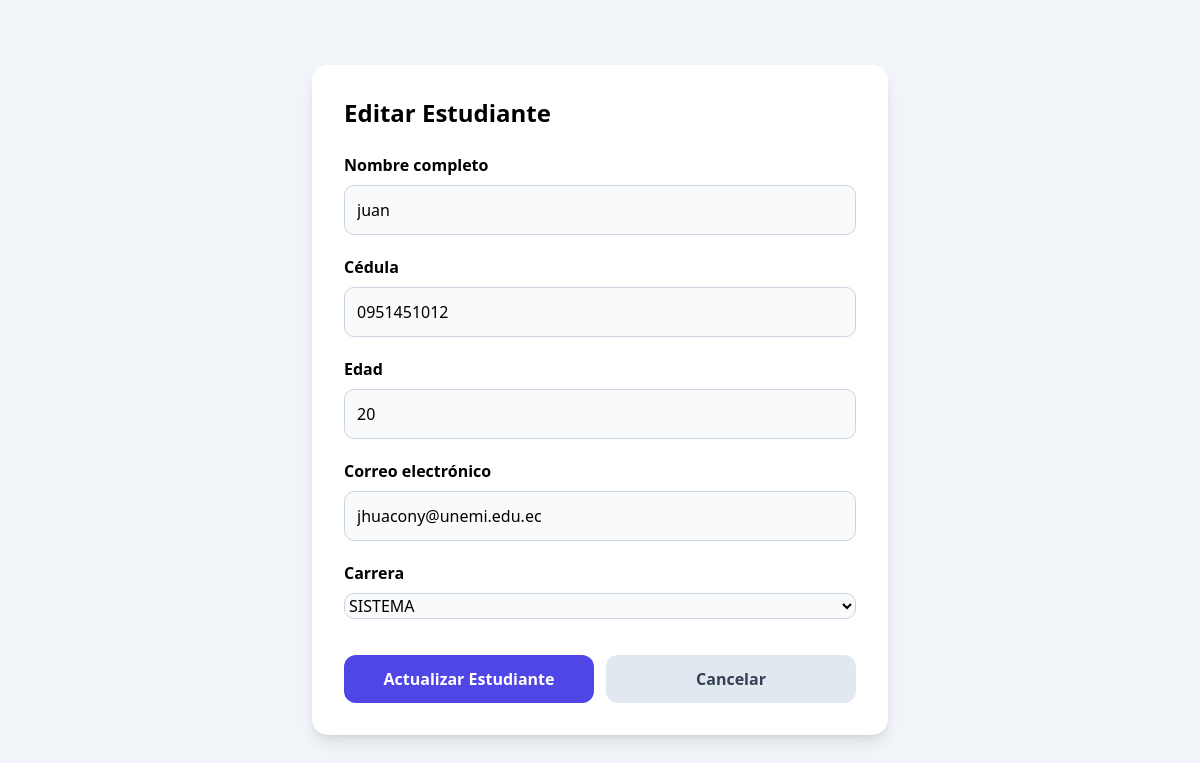
/editar_estudiantes/1/, run on the app's committed database.
### estudiantes/models.py (models this page shows, shortened)
class Estudiante(models.Model):
    CARRERAS = (
        (1, 'SISTEMA'),
        (2, 'INDUSTRIAL'),
        (3, 'CIVIL'),
        (4, 'ADMINISTRACION'),
        (5, 'MEDICINA'),
        (6, 'OTROS'),
    )
    ESTADOS=[(True,'ACTIVO'),(False, 'INACTIVO')]
    nombre = models.CharField(max_length=100)
    cedula = models.CharField(max_length=10, blank=True, null=True)
    edad = models.IntegerField(default=0, blank=True, null=True)
    email = models.EmailField(blank=True, null=True)
    estado = models.BooleanField(choices=ESTADOS, default=True, null=True)
    carrera = models.IntegerField(choices=CARRERAS, null=True)

### estudiantes/views.py (the view)
# urls.py: path("editar_estudiantes/<int:id>/", views.editar_estudiantes, name="editar_estudiantes"),
def editar_estudiantes(request, id):
    estudiante = get_object_or_404(Estudiante, id=id)
    if request.method == "POST":
        formulario = EstudianteForm(request.POST, instance=estudiante)
        if formulario.is_valid():
            formulario.save()
            messages.success(request, "Los datos del estudiante se actualizaron correctamente.")
            return redirect("listar_estudiantes")
    else:
        formulario = EstudianteForm(instance=estudiante)
    return render(
        request,
        "estudiantes/editar_estudiantes.html",
        {"formulario": formulario, "estudiante": estudiante},
    )

### estudiantes/forms.py (shortened to what this page needs)
class EstudianteForm(forms.ModelForm):
    class Meta:
        model = Estudiante
        fields = ["nombre", "cedula", "edad", "email", "carrera"]
        labels = {
            "nombre": "Nombre completo",
            "cedula": "Cédula",
            "edad": "Edad",
            "email": "Correo electrónico",
            "carrera": "Carrera",
        }
        widgets = {
            "nombre": forms.TextInput(attrs={
                "placeholder": "Ingrese el nombre completo",
                "class": "w-full",
            }),
            "cedula": forms.TextInput(attrs={
                "placeholder": "Ingrese la cédula",
                "maxlength": "10",
                "inputmode": "numeric",
            }),
            "edad": forms.NumberInput(attrs={
                "placeholder": "Ingrese la edad",
                "min": "0",
            }),
            "email": forms.EmailInput(attrs={
                "placeholder": "ejemplo@correo.com",
            }),
            "carrera": forms.Select(),
        }

### templates/estudiantes/editar_estudiantes.html (shortened to what this page needs)
<!DOCTYPE html>
<html lang="es">
<head>
    <script src="https://cdn.tailwindcss.com"></script>
</head>
<body class="bg-slate-100 min-h-screen
             flex items-center justify-center p-6">
    <div class="bg-white p-8 rounded-2xl
                shadow-lg w-full max-w-xl">
        <h2 class="text-2xl font-bold mb-6">
            Editar Estudiante
        </h2>
        <form method="POST" class="space-y-5">
            {% for campo in formulario %}
                <div>
                    {% if campo.field.widget.input_type == 'checkbox' %}
                        <div class="flex items-center gap-3">
                            {{ campo }}
                            <label for="{{ campo.id_for_label }}"
                                   class="font-semibold">
                                {{ campo.label }}
                            </label>
                        </div>
                    {% else %}
                        <label for="{{ campo.id_for_label }}"
                               class="block font-semibold mb-2">
                            {{ campo.label }}
                        </label>
                        {{ campo }}
                    {% endif %}
                </div>
            {% endfor %}
            <div class="flex gap-3 pt-4">
                <button type="submit"
                        class="flex-1 bg-indigo-600 text-white
                               p-3 rounded-xl font-semibold
                               hover:bg-indigo-700">
                    Actualizar Estudiante
                </button>
                <a href="{% url 'listar_estudiantes' %}"
                   class="flex-1 bg-slate-200 text-slate-700
                          p-3 rounded-xl text-center
                          font-semibold hover:bg-slate-300">
                    Cancelar
                </a>
            </div>
        </form>
    </div>
</body>
</html>

### templates/estudiantes/editar_estudiantes.html (style rules this page uses)
input:not([type="checkbox"]), textarea, select { width: 100%; padding: 12px; border: 1px solid #cbd5e1; border-radius: 10px; background-color: #f8fafc; outline: none; }

### data on the page
Estudiante: formulario "juan" "0951451012" "20" "jhuacony@unemi.edu.ec" "SISTEMA"

### other printed values
{{ campo.label }} "Nombre completo" "Cédula" "Edad" "Correo electrónico" "Carrera"
